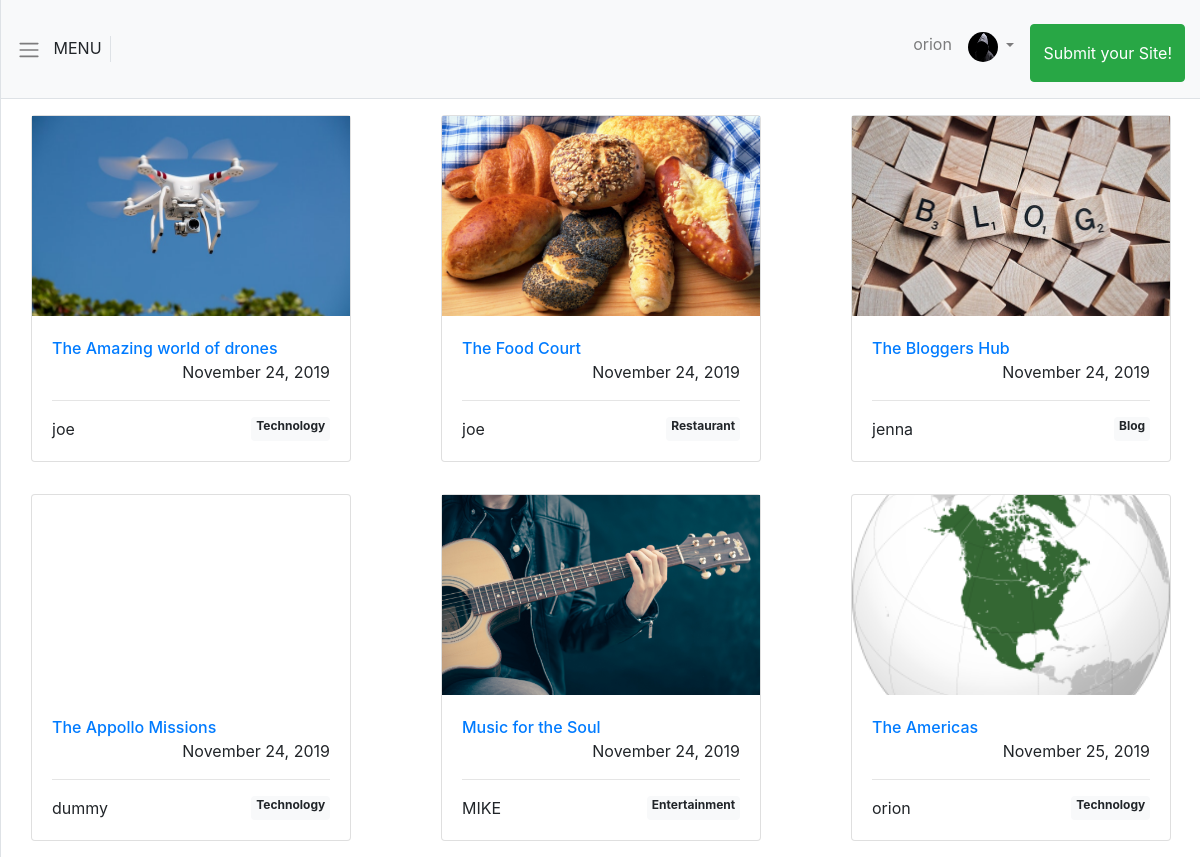
Before: / (signed in) with the older database file.
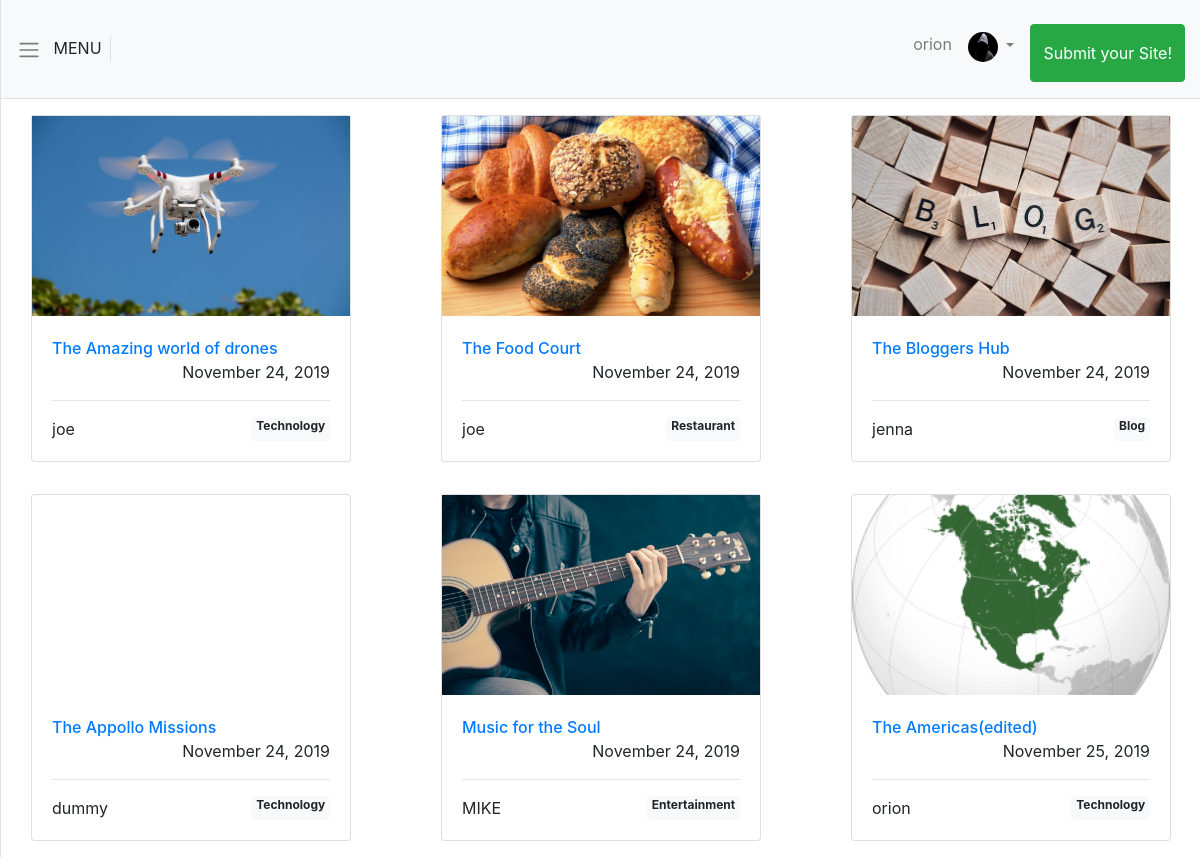
After: the same page with the newer database file.
### sites/models.py (models this page shows, shortened)
class Site(models.Model):
    cover = models.ImageField(upload_to='sites_images')
    title = models.CharField(max_length=100)
    description = models.TextField()
    tags = models.ManyToManyField(Tag)
    author = models.ForeignKey(get_user_model(), on_delete=models.CASCADE, related_name='sites')
    created_at = models.DateTimeField(auto_now_add=True, blank=True, null=True)
    link = models.URLField(blank=True, null=True)

### accounts/models.py (models this page shows, shortened)
class CustomUser(AbstractUser):
    avatar = models.ImageField(upload_to='avatars', default='default_avatar.jpg')
    bio = models.CharField(max_length=500, null=True, blank=True)
    telephone = models.CharField(max_length=13, blank=True, null=True)
    def __str__(self):
        return self.username

### sites/views.py (the view)
# urls.py: path('', SiteListView.as_view(), name='home'),
class SiteListView(ListView):
    model = Site
    template_name = 'home.html'

### sites/models.py (called while the page is built)
    def __str__(self):
        return self.name

### templates/home.html
{% extends 'base.html'%}
{% block content%}
<div class="row">
    {% for object in object_list %}
    <div class="col-lg-4 col-md-6 my-3">
        <div class="card mx-auto" style="width: 20rem;">
            <a href="{% url 'site' object.id %}">
                <div class="site_display_image" style="background-image: url({{object.cover.url}});"></div>
            </a>
            <div class="card-body site_display_card_body">
                <div>
                    <a href="{% url 'site' object.id %}">
                        <span class="h6 text-center">{{object.title}}</span>
                    </a>
                </div>
                <div style="display:flex; justify-content: flex-end;">
                    <span>{{object.created_at | date:"F d, Y" }}</span>
                </div>
                <hr>
                <div style="display:flex; justify-content:space-between;">
                    <span>{{object.author}}</span>
                    {% for tag in object.tags.all %}
                    <span class="badge badge-light">{{tag}}</span>
                    {% endfor%}
                </div>
            </div>
        </div>
    </div>
    {% endfor %}
</div>
{% endblock content%}

Changed rows visible on the page:
changed Site "orion": title "The Americas" → "The Americas(edited)"
